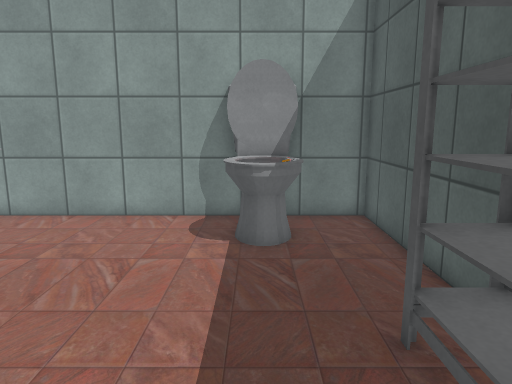
view 1 (above)

15 first-person views from a walk through a scene from a Unity 3-D project. The camera is 1.5 m above the floor, tilts 10° down and sees 70° across. The floor is counted in squares, 0.5 m on a side. Each view is taken from the middle of a square. On the plan, view 1 faces up. The plan holds only what a view shows up to about 20 squares ahead; the rest is blank. Some animated figures are not drawn. Some surface patterns are stand-ins.

view 2
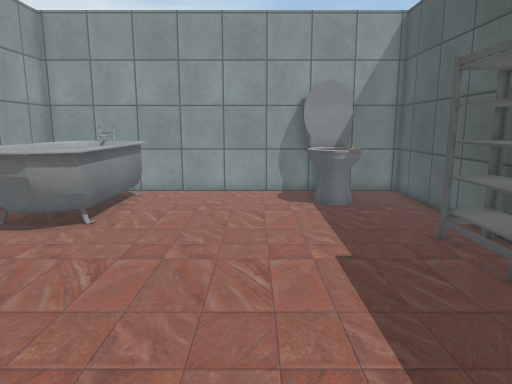

view 3
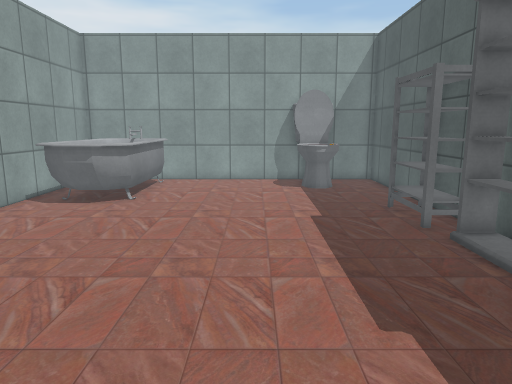

view 4
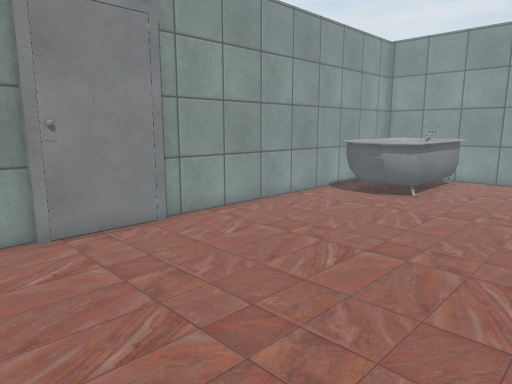

view 5
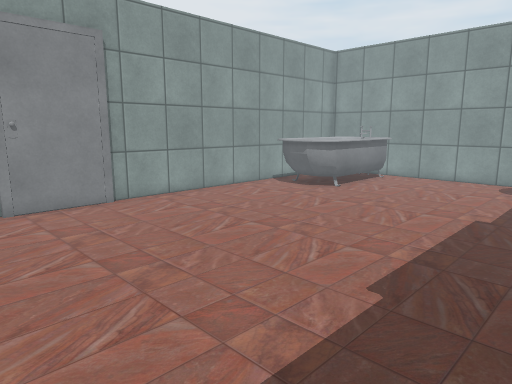

view 6
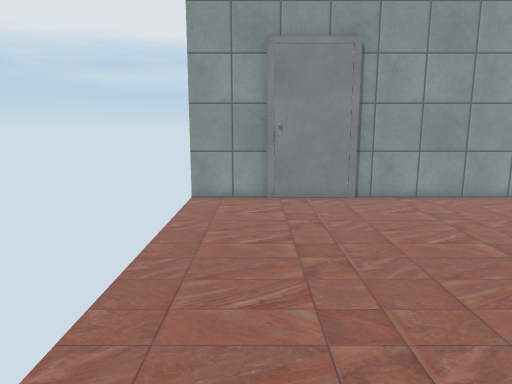

view 7
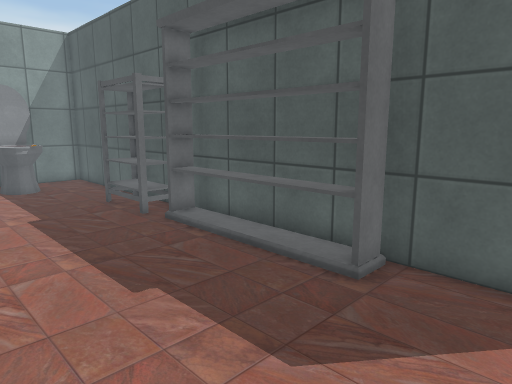

view 8
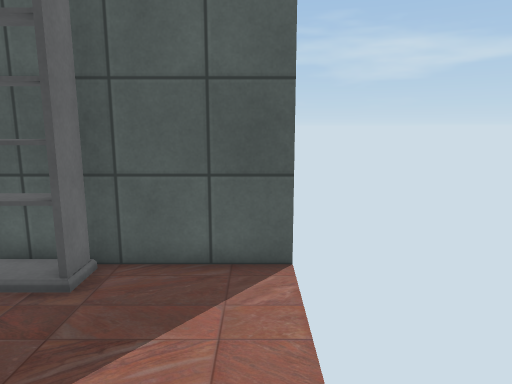

view 9
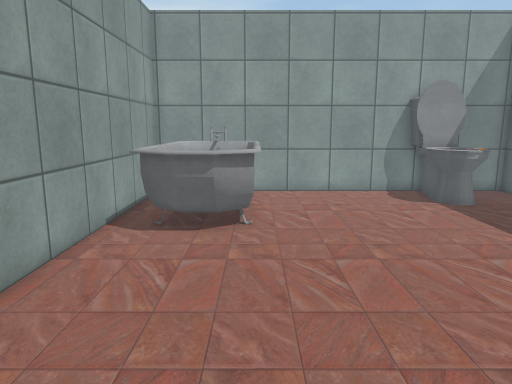

view 10
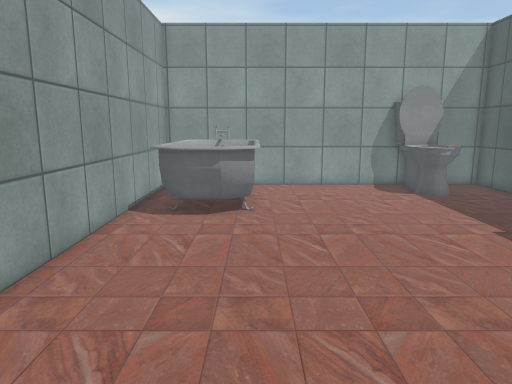

view 11
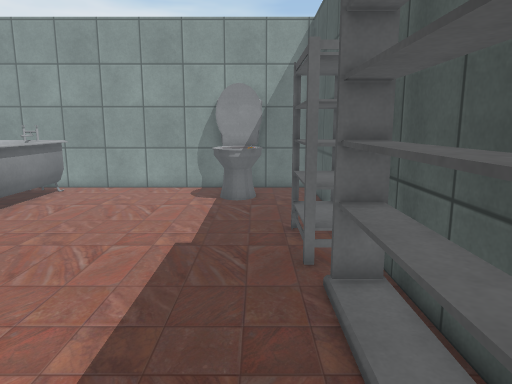

view 12
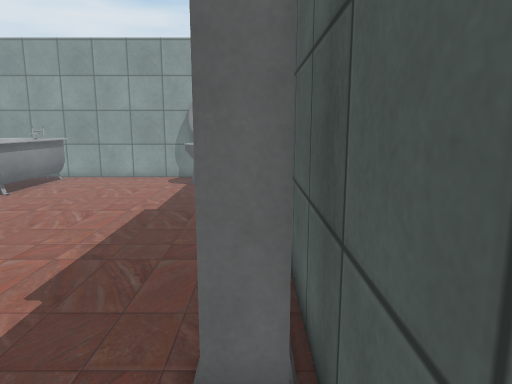

view 13
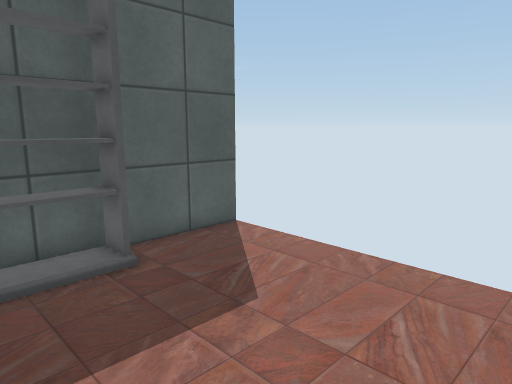

view 14
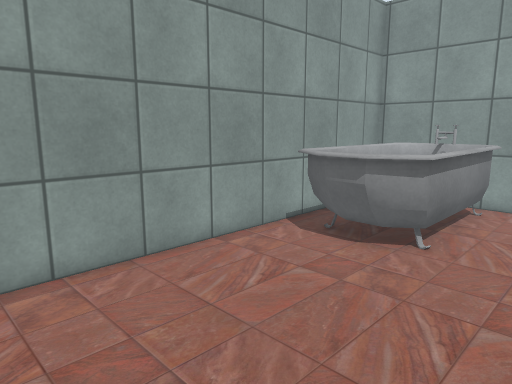

view 15
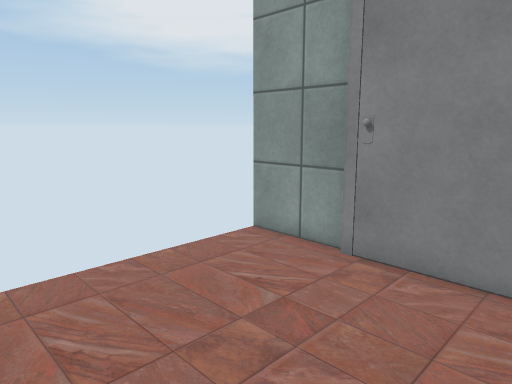

### Floor plan
Key: @ floor where view 1 was taken; # wall or solid block; . main floor; : floor 0.25 m higher than the main floor; T toilet; S shelf; O other object.
Columns run from 13 left of view 1 to 4 right of it. Each row starts with its distance up from view 1.
 12 ##OOO#######TTT###
 11 # OOOO......TTT..#
 10 # O::O......TTO..#
  9 # O::O......TTO..#
  8 # O::O...........#
  7 # O::O...........#
  6 # O::O...........#
  5 # OOOO.........SS#
  4 #..O...........SS#
  3 #..............SS#
  2 #..............SS#
  1 #...............##
  0 #............@.###
 -1 #..............###
 -2 #..............###
 -3 #..............###
 -4 # .............###
 -5 # .............###
 -6 # .............###
 -7 ##..............##
 -8 #................#
 -9 #................#
-10 #................#
-11 #                #

Positions as (right, up) in squares from view 1, and headings:
1: (0, 0), facing up
2: (-3, -5), facing up
3: (-3, -9), facing up
4: (-2, -10), facing up-left
5: (2, -10), facing up-left
6: (3, -8), facing left
7: (-4, -10), facing up-right
8: (-4, -10), facing right
9: (-8, -5), facing up
10: (-8, -7), facing up
11: (1, -6), facing up
12: (3, -10), facing up
13: (-5, -3), facing down-right
14: (-5, -3), facing up-left
15: (-5, -3), facing down-left
